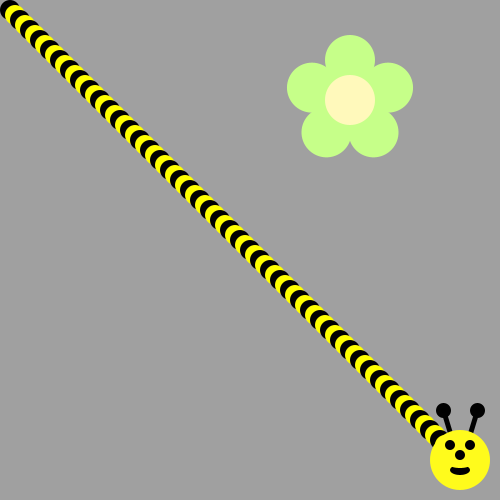
Frame 1 (no input)
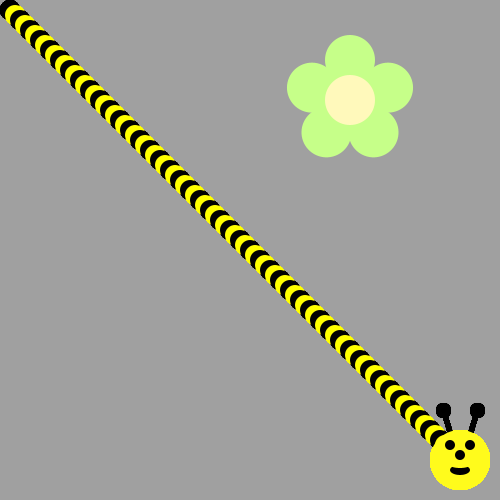
Frame 60 (the mouse pressed at the canvas centre just before this capture)
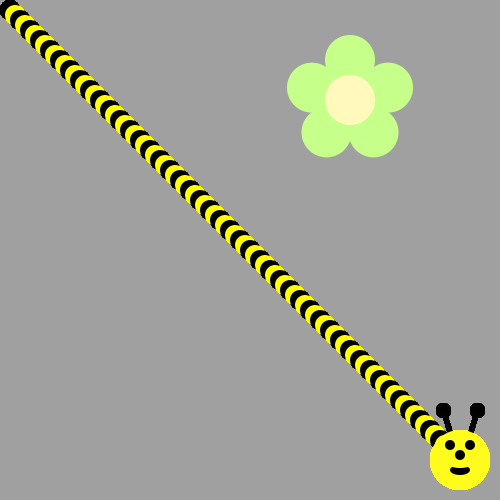
Frame 120 (the mouse held since frame 60 and released just before this capture)

The Processing sketch that drew these frames (run headless with seeded random() and noise(); from frame 60 on, the mouse is pressed at the canvas centre):

// Processing sketch: bumble_bee
// ── bumble_bee.pde

void setup() {
     ellipseMode(CENTER);
     size(500, 500);
     background(160, 160, 160);
     drawFlower(350, 100);
}

void draw() {
  
// First run the program and you should see a flower.  
  
  
/* Then, use a loop to make a body for the Bee! 
(see the image on the recipe, it's a diagonal line of circles)
Use remainder to make the colors alternate between yellow and black
*/
for (int i = 0; i <450; i+= 5) {
  if (i % 2 == 0 ) {
    fill(0,0,0); } else {
      fill(255,255,0);}
ellipse(i+10, i+10, 20,20);
}
/*
Now put his head on using drawBeeFace(x,y)
*/
drawBeeFace(460,460);
}

/**************   Use these methods but  DON'T CHANGE THE CODE BELOW  **************/

void drawFlower(int x, int y) {
     noStroke();
     translate(x, y);
     // draw 5 petals, rotating after each one
     fill(#c6ff89);      // green
      for (int i = 0; i < 5; i++) {
           ellipse(0, -40, 50, 50);
          rotate(radians(72));
     }
     fill(#fff9bb); // light yellow
     ellipse(0, 0, 50, 50);
} 
void drawBeeFace(int BeeFaceX, int BeeFaceY) {
     noStroke();
     fill(0, 0, 0);
     stroke(1);
     strokeWeight(5);
     line(BeeFaceX-10, BeeFaceY-27, BeeFaceX-17, BeeFaceY-50);
     line(BeeFaceX+10, BeeFaceY-27, BeeFaceX+17, BeeFaceY-50);
     ellipse(BeeFaceX-17, BeeFaceY-50, 10, 10);
     ellipse(BeeFaceX+17, BeeFaceY-50, 10, 10);
     noStroke();
     fill(255, 251, 28);
     ellipse(BeeFaceX, BeeFaceY, 60, 60); // face
     fill(255, 237, 209);
     fill(0,0,0);
      ellipse(BeeFaceX-10, BeeFaceY-15, 10, 10); // eyes
     ellipse(BeeFaceX+10, BeeFaceY-15, 10, 10);
      ellipse(BeeFaceX, BeeFaceY-5, 10, 10); // nose
      ellipse(BeeFaceX, BeeFaceY+10, 20, 10);// mouth
     fill(255, 251, 28);
     ellipse(BeeFaceX, BeeFaceY+5, 20, 6);
}
